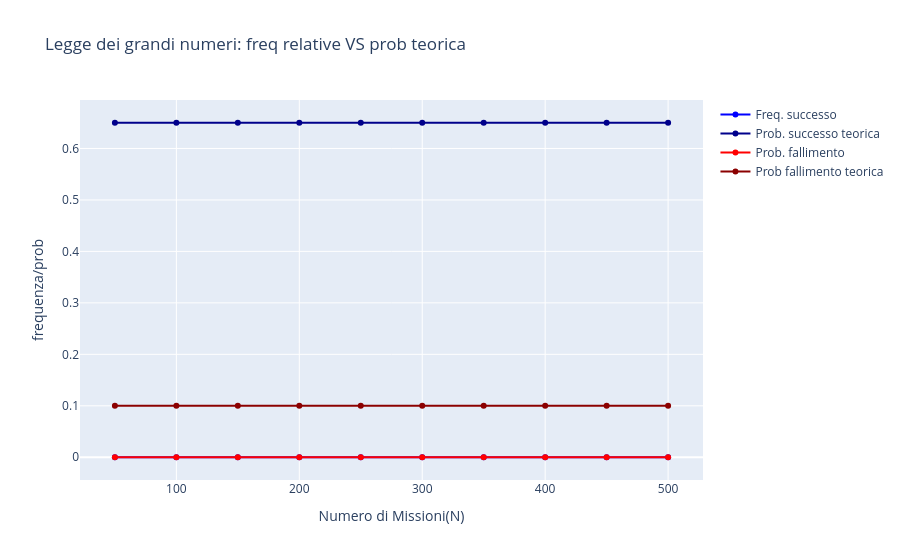

Notebook code cell kept with this figure:
### Markdown cell above
## Esercizio 2

Un supereroe affronta una missione. L'esito della missione può essere:

- `successo`, con probabilità 0.65;
- `successo_parziale`, con probabilità 0.25;
- `fallimento`, con probabilità 0.10.

1. Scrivi una funzione `simula_missioni(N)` che simula `N` missioni e restituisce un array NumPy con gli esiti ottenuti.
2. Per valori di `N = 50, 100, 150, ..., 500`, esegui una simulazione e calcola la frequenza relativa di `successo` e di `fallimento`.
3. Rappresenta graficamente le frequenze relative di `successo` e `fallimento` in funzione di `N` e confrontale con i valori teorici.

### Code cell
#1
def simula_missioni(N):
    esiti = ["successo", "successo_parziale", "fallimento"]
    probabilita = [0.65, 0.25, 0.1]
    simulazione = np.random.choice(esiti, size=N, p=probabilita)
    return simulazione
#2
valori_N = np.arange(50, 501, 50)
frequenza_successo = []
frequenza_fallimento = []
for N in valori_N:
    esiti_ottenuti = simula_missioni
    freq_succ= np.sum(esiti_ottenuti == "successo")/N
    freq_fall=np.sum(esiti_ottenuti=="fallimento")/N

    frequenza_successo.append(freq_succ)
    frequenza_fallimento.append(freq_fall)
#3
fig = go.Figure()
#freq. empirica successo
fig.add_trace(go.Scatter(
    x = valori_N, y=frequenza_successo,
    name="Freq. successo",
    line=dict(color="blue")
))
#valore teorico
fig.add_trace(go.Scatter(
    x=valori_N, y=[0.65]*len(valori_N),
    name="Prob. successo teorica",
    line=dict(color="darkblue")
))
#freq empirica fallimento
fig.add_trace(go.Scatter(
    x=valori_N, y=frequenza_fallimento,
    name="Prob. fallimento",
    line=dict(color="red")
))
#valore teorico fallim
fig.add_trace(go.Scatter(
    x=valori_N, y=[0.1]*len(valori_N),
    name="Prob fallimento teorica",
    line=dict(color="darkred")
))
fig.update_layout(
    title="Legge dei grandi numeri: freq relative VS prob teorica",
    xaxis_title="Numero di Missioni(N)",
    yaxis_title="frequenza/prob"
)
fig.show()

### Figure 1 — Plotly figure (JSON) as saved in the notebook; plotly's stock layout.template omitted (floating-point values rounded to 4 significant figures)
{"data": [{"line": {"color": "blue"}, "name": "Freq. successo", "type": "scatter", "x": [50, 100, 150, 200, 250, 300, 350, 400, 450, 500], "y": [0, 0, 0, 0, 0, 0, 0, 0, 0, 0]}, {"line": {"color": "darkblue"}, "name": "Prob. successo teorica", "type": "scatter", "x": [50, 100, 150, 200, 250, 300, 350, 400, 450, 500], "y": [0.65, 0.65, 0.65, 0.65, 0.65, 0.65, 0.65, 0.65, 0.65, 0.65]}, {"line": {"color": "red"}, "name": "Prob. fallimento", "type": "scatter", "x": [50, 100, 150, 200, 250, 300, 350, 400, 450, 500], "y": [0, 0, 0, 0, 0, 0, 0, 0, 0, 0]}, {"line": {"color": "darkred"}, "name": "Prob fallimento teorica", "type": "scatter", "x": [50, 100, 150, 200, 250, 300, 350, 400, 450, 500], "y": [0.1, 0.1, 0.1, 0.1, 0.1, 0.1, 0.1, 0.1, 0.1, 0.1]}], "layout": {"title": {"text": "Legge dei grandi numeri: freq relative VS prob teorica"}, "xaxis": {"title": {"text": "Numero di Missioni(N)"}}, "yaxis": {"title": {"text": "frequenza/prob"}}}}
